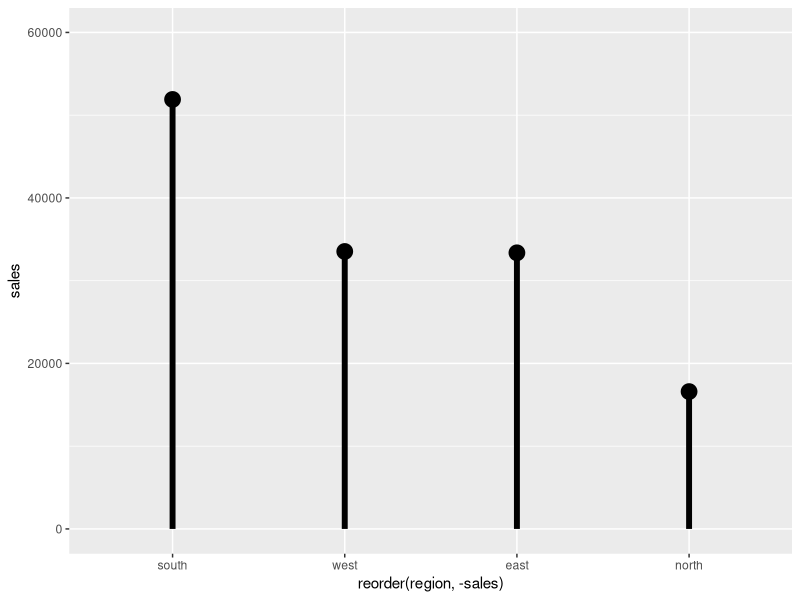

Reproduce this figure in R.
## ---- chunk 1
# tidyverse packages
library(dplyr)
library(readr)
library(lubridate)
library(ggplot2)
#
# utilities
set.seed(8675309)

## ---- chunk 2

albumlist <- read_csv("classic_rock_25_538.csv")
albumlist

## ---- chunk 3
storelist <- read_csv("storelist.csv")

storelist

storelist %>%
  group_by(chain, region) %>%
  tally()

storelist %>%
  group_by(region) %>%
  tally()

storelist %>%
  group_by(chain) %>%
  tally()

  
## ---- chunk 4
jan01 <- ymd("2019-01-01")
startdate <- as_date(floor_date(jan01, "year"))
enddate <- as_date(ceiling_date(jan01, "year") - days(1))
daterange <- tibble(orderdate = as_date(c(startdate:enddate)))

orderdate_fun <- function(){ 
daterange %>%
  sample_n(1) %>%
  pull(orderdate) 
}  

# set the size of the order based on year quarter
# - same number of orders but biggest in 4th quarter, smallest in 1st
# - value sets the mean value of poisson distribution from which random value is pulled
order_mean_fun <- function(orderdate){
  order_qtr <- quarter(orderdate)
  order_mean <- case_when(
    order_qtr == 1 ~ 4,
    order_qtr == 4 ~ 6,
    TRUE ~ 5
  )
}
## ---- chunk 5
# function to randomly select the store
store_fun <- function(){ 
storelist %>%
  sample_n(1) %>%
  pull(store.id) 
}  

## ---- chunk 6
album_order_fun <- function(...){
  sample_n(albumlist, 1, weight = pct_plays) %>%
    select(artist, album, price) %>%
  mutate(format = sample(c("lp", "cass"), 1, prob = c(0.33, 0.67)),
         qty = rpois(1, 4)
  )
}
## ---- chunk 7
# TEST
n = rpois(1, 7)
order_final <- data.frame(artist = as.character(),
                          album = as.character(),
                          price = as.double(),
                          format = as.character(),
                          qty = as.integer(),
                          stringsAsFactors = FALSE)  

for(i in 1:n){
  order_final[i, ] <- album_order_fun()
}

order_final
## ---- chunk 8
orderdate <- orderdate_fun()
orderdate
order_mean <- order_mean_fun(orderdate)
order_mean
## ---- chunk 9
order_fun_1 <- function(){
  n = rpois(1, 5)
  order_final <- data.frame(artist = as.character(),
                          album = as.character(),
                          price = as.double(),
                          format = as.character(),
                          qty = as.integer(),
                          stringsAsFactors = FALSE)  
  
  for(i in 1:n){
    order_final[i, ] <- album_order_fun()
  }
  order_final
  }


#TEST 
order_fun_1()
## ---- chunk 10
# now with order date and store id appended after the run

order_fun <- function(){
  
  orderdate <- orderdate_fun()

# conditional on store open date being before random order date  
  orderstore.id <- store_fun()
  
  store.opendate <- storelist %>%
    filter(store.id == orderstore.id) %>%
    pull(open_date)

  if(store.opendate < orderdate){

    order_mean <- order_mean_fun(orderdate)
    n = rpois(1, order_mean)
  

  # define blank form  
  order_final <- data.frame(artist = as.character(),
                          album = as.character(),
                          price = as.double(),
                          format = as.character(),
                          qty = as.integer(),
                          stringsAsFactors = FALSE)  
  
  for(i in 1:n){
    order_final[i, ] <- album_order_fun()
    }
  
  order_final <- order_final %>%
    mutate(orderdate = orderdate,
           store.id = orderstore.id)
  
  order_final
  
  # end if
  }
# end funtion
}

## ---- chunk 11
order_fun()
## ---- chunk 12

m = 750


order_multi <- data.frame(artist = as.character(),
                          album = as.character(),
                          price = as.double(),
                          format = as.character(),
                          qty = as.integer(),
                          orderdate = as_date(as.character()),
                          store.id = as.character(),
                          stringsAsFactors = FALSE)  
  
  for(i in 1:m){
    order_final <- order_fun()
    order_multi <- rbind(order_multi, order_final)
  }
  
order_multi
  

## ---- chunk 13

order_multi %>%
  group_by(store.id, orderdate) %>%
  tally()


order_multi %>%
  group_by(artist) %>%
  summarise(qty = sum(qty)) %>%
  arrange(desc(qty))

## ---- chunk 14

order_multi %>%
  mutate(order_price = qty * price) %>%
  group_by(artist, format) %>%
  summarise(qty = sum(qty),
            cost = sum(order_price)) %>%
  arrange(desc(qty))


order_multi %>%
  mutate(order_price = qty * price) %>%
  left_join(storelist, by = "store.id") %>%
  group_by(chain) %>%
  summarise(qty = sum(qty),
            cost = sum(order_price)) %>%
  arrange(desc(qty))

order_multi %>%
  mutate(order_price = qty * price) %>%
  left_join(storelist, by = "store.id") %>%
  group_by(region) %>%
  summarise(qty = sum(qty),
            cost = sum(order_price)) %>%
  mutate(pct_of_sales = cost / sum(cost) * 100) %>%
  arrange(desc(qty))

## ---- chunk 15
order_multi %>%
  mutate(order_price = qty * price) %>%
  left_join(storelist, by = "store.id") %>%
  group_by(region) %>%
  summarise(qty = sum(qty),
            sales = sum(order_price)) %>%
  mutate(pct_of_sales = sales / sum(sales) * 100) %>%
  arrange(desc(qty)) %>% 
#
ggplot(mapping = aes(x = reorder(region, -sales), y = sales)) +
  geom_point(size = 5) + 
  geom_segment(aes(xend = region), yend = 0, colour = "black", size = 2) +
  ylim(0, 60000)

#ggsave("sales_region.png")

